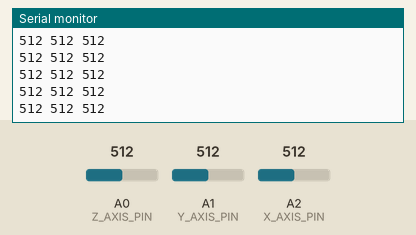
Bench run of a sketch on a simulated Arduino Uno, built with avr-gcc and run on an emulated ATmega328P. Shown: the last lines printed to the serial monitor. The inputs (shaded band) are chosen by the test bench; at power-on: A0 (Z_AXIS_PIN) = 512, A1 (Y_AXIS_PIN) = 512, A2 (X_AXIS_PIN) = 512.

Above: at 8.7 s.
8.8 s: A0 (Z_AXIS_PIN) set to 109
At 8.88 s:
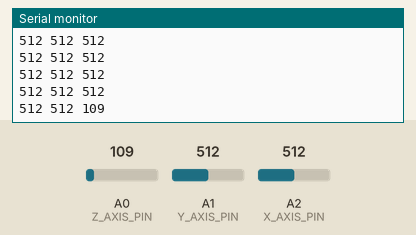
11.8 s: A0 (Z_AXIS_PIN) set to 90
At 11.8 s:
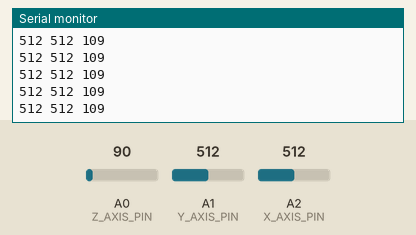
Timing chart, 0 to 14.3 s (numbered marks = the images above; inputs shaded):
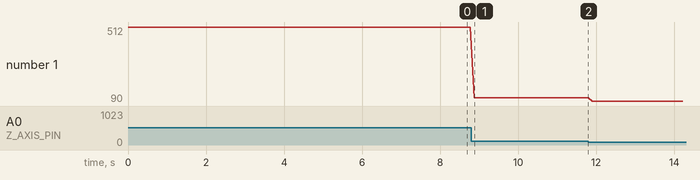

Measured:
- after the input at 8.8 s, the serial monitor: prints a new line after 0.07 s (image 1)
- plotted number 1: 512 → 109 after the input at 8.8 s, 109 → 90 after the input at 11.8 s

The sketch:

SensorTest.ino
```cpp
const unsigned int X_AXIS_PIN = A2;
const unsigned int Y_AXIS_PIN = A1;
const unsigned int Z_AXIS_PIN = A0;
const unsigned int BAUD_RATE = 9600;

void setup() {
  Serial.begin(BAUD_RATE);
}

void loop() {
  Serial.print(analogRead(X_AXIS_PIN));
  Serial.print(" ");
  Serial.print(analogRead(Y_AXIS_PIN));
  Serial.print(" ");
  Serial.println(analogRead(Z_AXIS_PIN));
  delay(100);
}
```
